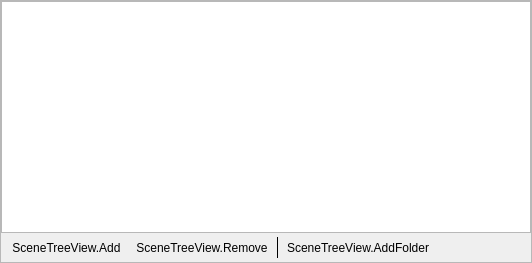
<?xml version="1.0" encoding="UTF-8"?>
<ui version="4.0">
 <class>STVDock</class>
 <widget class="QDockWidget" name="STVDock">
  <property name="geometry">
   <rect>
    <x>0</x>
    <y>0</y>
    <width>532</width>
    <height>263</height>
   </rect>
  </property>
  <property name="styleSheet">
   <string notr="true">show-decoration-selected: 1</string>
  </property>
  <property name="floating">
   <bool>true</bool>
  </property>
  <property name="windowTitle">
   <string>SceneTreeView.Title</string>
  </property>
  <widget class="QWidget" name="stvContents">
   <layout class="QVBoxLayout" name="verticalLayout">
    <property name="leftMargin">
     <number>0</number>
    </property>
    <property name="topMargin">
     <number>0</number>
    </property>
    <property name="rightMargin">
     <number>0</number>
    </property>
    <property name="bottomMargin">
     <number>0</number>
    </property>
    <item>
     <widget class="QFrame" name="frame">
      <property name="frameShape">
       <enum>QFrame::StyledPanel</enum>
      </property>
      <property name="frameShadow">
       <enum>QFrame::Raised</enum>
      </property>
      <layout class="QVBoxLayout" name="verticalLayout_2">
       <property name="spacing">
        <number>0</number>
       </property>
       <property name="leftMargin">
        <number>0</number>
       </property>
       <property name="topMargin">
        <number>0</number>
       </property>
       <property name="rightMargin">
        <number>0</number>
       </property>
       <property name="bottomMargin">
        <number>0</number>
       </property>
       <item>
        <widget class="StvItemView" name="stvTree">
         <property name="contextMenuPolicy">
          <enum>Qt::CustomContextMenu</enum>
         </property>
         <property name="dragDropMode">
          <enum>QAbstractItemView::InternalMove</enum>
         </property>
         <property name="defaultDropAction">
          <enum>Qt::TargetMoveAction</enum>
         </property>
         <property name="selectionBehavior">
          <enum>QAbstractItemView::SelectItems</enum>
         </property>
         <property name="rootIsDecorated">
          <bool>true</bool>
         </property>
         <property name="headerHidden">
          <bool>true</bool>
         </property>
        </widget>
       </item>
       <item>
        <widget class="QWidget" name="listbox" native="true">
         <property name="enabled">
          <bool>true</bool>
         </property>
         <layout class="QHBoxLayout" name="hboxlayout">
          <property name="spacing">
           <number>1</number>
          </property>
          <property name="leftMargin">
           <number>4</number>
          </property>
          <property name="topMargin">
           <number>4</number>
          </property>
          <property name="rightMargin">
           <number>4</number>
          </property>
          <property name="bottomMargin">
           <number>4</number>
          </property>
          <item>
           <widget class="QToolButton" name="stvAdd">
            <property name="text">
             <string>SceneTreeView.Add</string>
            </property>
            <property name="autoRaise">
             <bool>true</bool>
            </property>
            <property name="themeID" stdset="0">
             <string>addIconSmall</string>
            </property>
           </widget>
          </item>
          <item>
           <widget class="QToolButton" name="stvRemove">
            <property name="text">
             <string>SceneTreeView.Remove</string>
            </property>
            <property name="autoRaise">
             <bool>true</bool>
            </property>
            <property name="themeID" stdset="0">
             <string>removeIconSmall</string>
            </property>
           </widget>
          </item>
          <item>
           <widget class="Line" name="line">
            <property name="frameShadow">
             <enum>QFrame::Plain</enum>
            </property>
            <property name="orientation">
             <enum>Qt::Vertical</enum>
            </property>
           </widget>
          </item>
          <item>
           <widget class="QToolButton" name="stvAddFolder">
            <property name="text">
             <string>SceneTreeView.AddFolder</string>
            </property>
            <property name="autoRaise">
             <bool>true</bool>
            </property>
           </widget>
          </item>
          <item>
           <spacer name="horizontalSpacer">
            <property name="orientation">
             <enum>Qt::Horizontal</enum>
            </property>
            <property name="sizeHint" stdset="0">
             <size>
              <width>40</width>
              <height>20</height>
             </size>
            </property>
           </spacer>
          </item>
         </layout>
        </widget>
       </item>
      </layout>
     </widget>
    </item>
   </layout>
  </widget>
 </widget>
 <customwidgets>
  <customwidget>
   <class>StvItemView</class>
   <extends>QTreeView</extends>
   <header>stv_item_view.h</header>
  </customwidget>
 </customwidgets>
 <resources/>
 <connections/>
</ui>
